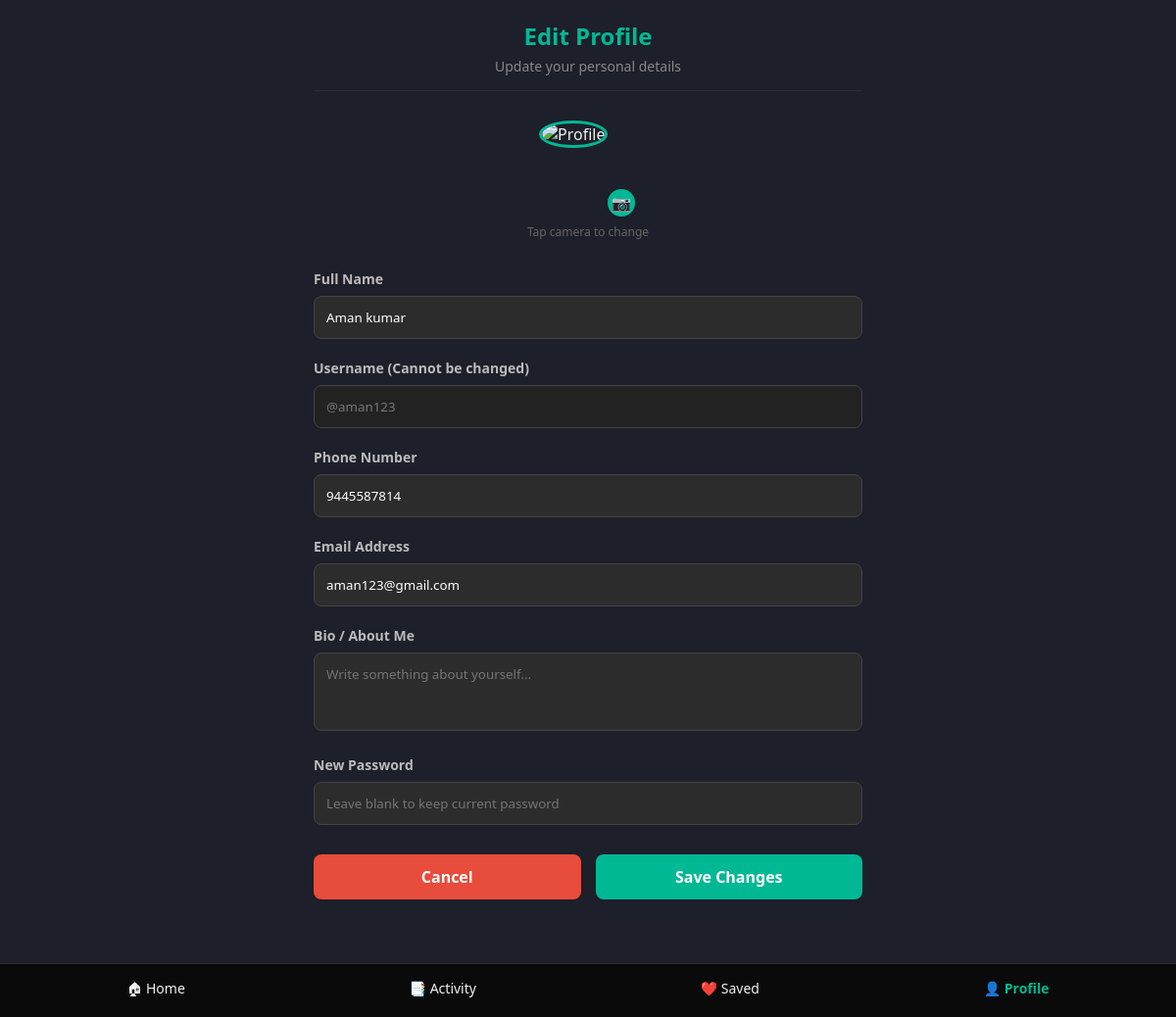
/edit_page.php (signed in), run on the app's committed database.
### tables this page shows
CREATE TABLE `users` (
  `id` int(11) NOT NULL,
  `full_name` varchar(100) NOT NULL,
  `username` varchar(50) NOT NULL,
  `email` varchar(100) NOT NULL,
  `phone` varchar(20) NOT NULL,
  `password` varchar(255) NOT NULL,
  `bio` text DEFAULT NULL,
  `profile_pic` varchar(255) DEFAULT 'default.png',
  `points` int(11) DEFAULT 0,
  `role` varchar(10) DEFAULT 'student',
  `created_at` timestamp NOT NULL DEFAULT current_timestamp()
);

### edit_page.php (the view, shortened to what this page needs)
<?php
include('config.php');
$current_user_id = $_SESSION['auth_user']['user_id'];
$query = "SELECT * FROM users WHERE id='$current_user_id'";
$query_run = mysqli_query($conn, $query);
if(mysqli_num_rows($query_run) > 0)
{
    $row = mysqli_fetch_assoc($query_run);
    $pic = "Assets/" . $row['profile_pic'];
    if(!file_exists($pic) || $row['profile_pic'] == 'default.png') {
        $pic = "Assets/logo2.jpg";
    }
}
?>
<!DOCTYPE html>
<html lang="en">
<head>
</head>
<body>
<div class="container">
  <div class="page-header">
    <h2>Edit Profile</h2>
    <p>Update your personal details</p>
  </div>
  <form action="" method="POST" enctype="multipart/form-data">
    <div class="profile-upload">
      <div class="img-wrapper">
        <img id="profilePreview" src="<?php echo $pic; ?>" alt="Profile" onerror="this.src='Assets/aayanpic.jpg'">
        <label for="fileInput" class="camera-icon">📷</label>
      </div>
      <span style="font-size:12px; color:#666; margin-top:5px;">Tap camera to change</span>
    </div>
    <div class="form-group">
      <label>Full Name</label>
      <input type="text" name="full_name" value="<?php echo $row['full_name']; ?>" placeholder="Enter your name">
    </div>
    <div class="form-group">
      <label>Username (Cannot be changed)</label>
      <input type="text" value="<?php echo $row['username']; ?>" readonly style="background:#222; color:#777; cursor:not-allowed;">
    </div>
    <div class="form-group">
      <label>Phone Number</label>
      <input type="tel" name="phone" value="<?php echo $row['phone']; ?>" placeholder="Enter phone number">
    </div>
    <div class="form-group">
      <label>Email Address</label>
      <input type="email" name="email" value="<?php echo $row['email']; ?>" placeholder="Enter email">
    </div>
    <div class="form-group">
      <label>Bio / About Me</label>
      <textarea name="bio" placeholder="Write something about yourself..."><?php echo $row['bio']; ?></textarea>
    </div>
    <div class="form-group">
      <label>New Password</label>
      <input type="password" name="password" placeholder="Leave blank to keep current password">
    </div>
    <div class="btn-group">
      <button type="button" class="btn btn-cancel" onclick="history.back()">Cancel</button>
      <button type="submit" name="update_btn" class="btn btn-save">Save Changes</button>
    </div>
  </form>
</div>
<div class="footer">
  <div><a href="dashboard_page.php">🏠︎ Home</a></div>
  <div><a href="activity_page.php">📑 Activity</a></div>
  <div><a href="saved_page.php">❤️ Saved</a></div>
  <div class="active"><a href="profile_page.php">👤 Profile</a></div>
</div>
</body>
</html>

### edit_page.php (style rules this page uses)
* { box-sizing: border-box; margin: 0; padding: 0; font-family: 'Segoe UI', sans-serif; }
body { background: #1d1f2a; color: #f0f0f0; min-height: 100vh; padding-bottom: 100px; }
.container { max-width: 600px; width: 95%; margin: 0 auto; padding: 20px; }
.page-header { text-align: center; margin-bottom: 30px; border-bottom: 1px solid #2c2c2c; padding-bottom: 15px; }
.page-header h2 { color: #00b894; margin-bottom: 5px; }
.page-header p { color: #888; font-size: 14px; }
.profile-upload { display: flex; flex-direction: column; align-items: center; margin-bottom: 30px; position: relative; }
.img-wrapper { position: relative; width: 100px; height: 100px; }
.img-wrapper img { width: 100%; height: 100%; border-radius: 50%; object-fit: cover; border: 3px solid #00b894; }
.camera-icon { position: absolute; bottom: 0; right: 0; background: #00b894; color: #fff; width: 32px; height: 32px; border-radius: 50%; display: flex; justify-content: center; align-items: center; cursor: pointer; border: 2px solid #1d1f2a; }
.form-group { margin-bottom: 20px; }
.form-group label { display: block; margin-bottom: 8px; color: #bbb; font-size: 14px; font-weight: 600; }
.form-group input, .form-group textarea { width: 100%; padding: 12px; background: #2c2c2c; border: 1px solid #444; border-radius: 8px; color: #fff; outline: none; transition: 0.3s; }
.form-group textarea { resize: none; height: 80px; }
.btn-group { display: flex; gap: 15px; margin-top: 30px; }
.btn { flex: 1; padding: 12px; border: none; border-radius: 8px; font-weight: 600; cursor: pointer; font-size: 16px; transition: 0.3s; }
.btn-save { background: #00b894; color: #fff; }
.btn-cancel { background: #e74c3c; color: #fff; }
.footer { position:fixed;bottom:0;left:0;width:100%;display:flex;justify-content:space-around;background:#0a0a0a;padding:15px;font-size:14px;border-top:1px solid #2c2c2c; }
.footer a { color:#f0f0f0;text-decoration:none; }
.footer .active a { color: #00b894; font-weight: bold; }

### data on the page
users: full_name "Aman kumar", username "@aman123", phone "9445587814", email "aman123@gmail.com"
